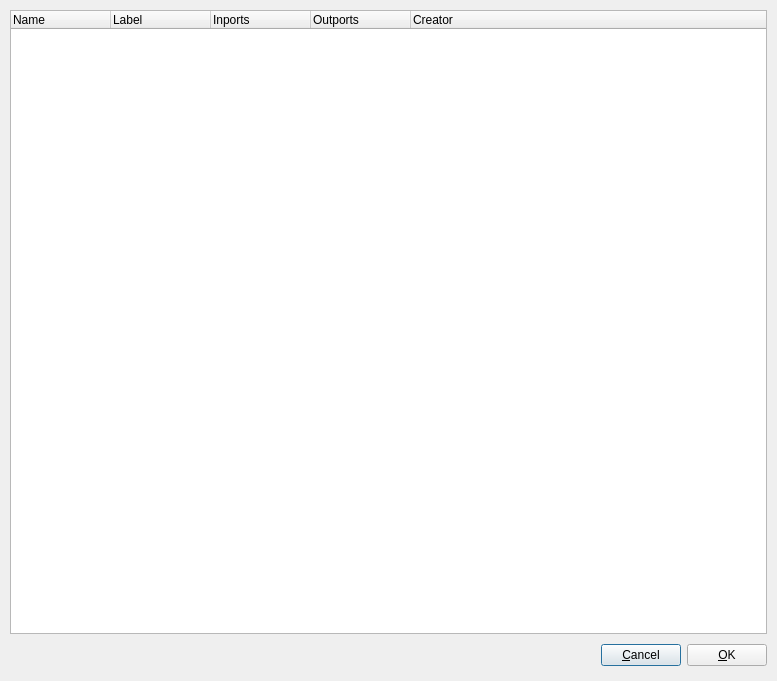
<?xml version="1.0" encoding="UTF-8"?>
<ui version="4.0">
 <class>SimplePluginChooserBase</class>
 <widget class="QDialog" name="SimplePluginChooserBase">
  <property name="geometry">
   <rect>
    <x>0</x>
    <y>0</y>
    <width>777</width>
    <height>681</height>
   </rect>
  </property>
  <property name="windowTitle">
   <string>SimpleDrums - Ladspa Plugin Chooser</string>
  </property>
  <layout class="QVBoxLayout">
   <property name="spacing">
    <number>6</number>
   </property>
   <property name="leftMargin">
    <number>10</number>
   </property>
   <property name="topMargin">
    <number>10</number>
   </property>
   <property name="rightMargin">
    <number>10</number>
   </property>
   <property name="bottomMargin">
    <number>10</number>
   </property>
   <item>
    <widget class="QTreeWidget" name="effectsListView">
     <column>
      <property name="text">
       <string>Name</string>
      </property>
     </column>
     <column>
      <property name="text">
       <string>Label</string>
      </property>
     </column>
     <column>
      <property name="text">
       <string>Inports</string>
      </property>
     </column>
     <column>
      <property name="text">
       <string>Outports</string>
      </property>
     </column>
     <column>
      <property name="text">
       <string>Creator</string>
      </property>
     </column>
    </widget>
   </item>
   <item>
    <layout class="QHBoxLayout">
     <property name="spacing">
      <number>6</number>
     </property>
     <property name="leftMargin">
      <number>0</number>
     </property>
     <property name="topMargin">
      <number>0</number>
     </property>
     <property name="rightMargin">
      <number>0</number>
     </property>
     <property name="bottomMargin">
      <number>0</number>
     </property>
     <item>
      <spacer>
       <property name="orientation">
        <enum>Qt::Horizontal</enum>
       </property>
       <property name="sizeType">
        <enum>QSizePolicy::Expanding</enum>
       </property>
       <property name="sizeHint" stdset="0">
        <size>
         <width>301</width>
         <height>31</height>
        </size>
       </property>
      </spacer>
     </item>
     <item>
      <widget class="QPushButton" name="cancelButton">
       <property name="text">
        <string>&amp;Cancel</string>
       </property>
       <property name="shortcut">
        <string>Alt+C</string>
       </property>
      </widget>
     </item>
     <item>
      <widget class="QPushButton" name="okButton">
       <property name="text">
        <string>&amp;OK</string>
       </property>
       <property name="shortcut">
        <string>Alt+O</string>
       </property>
      </widget>
     </item>
    </layout>
   </item>
  </layout>
 </widget>
 <layoutdefault spacing="6" margin="11"/>
 <resources/>
 <connections/>
</ui>
